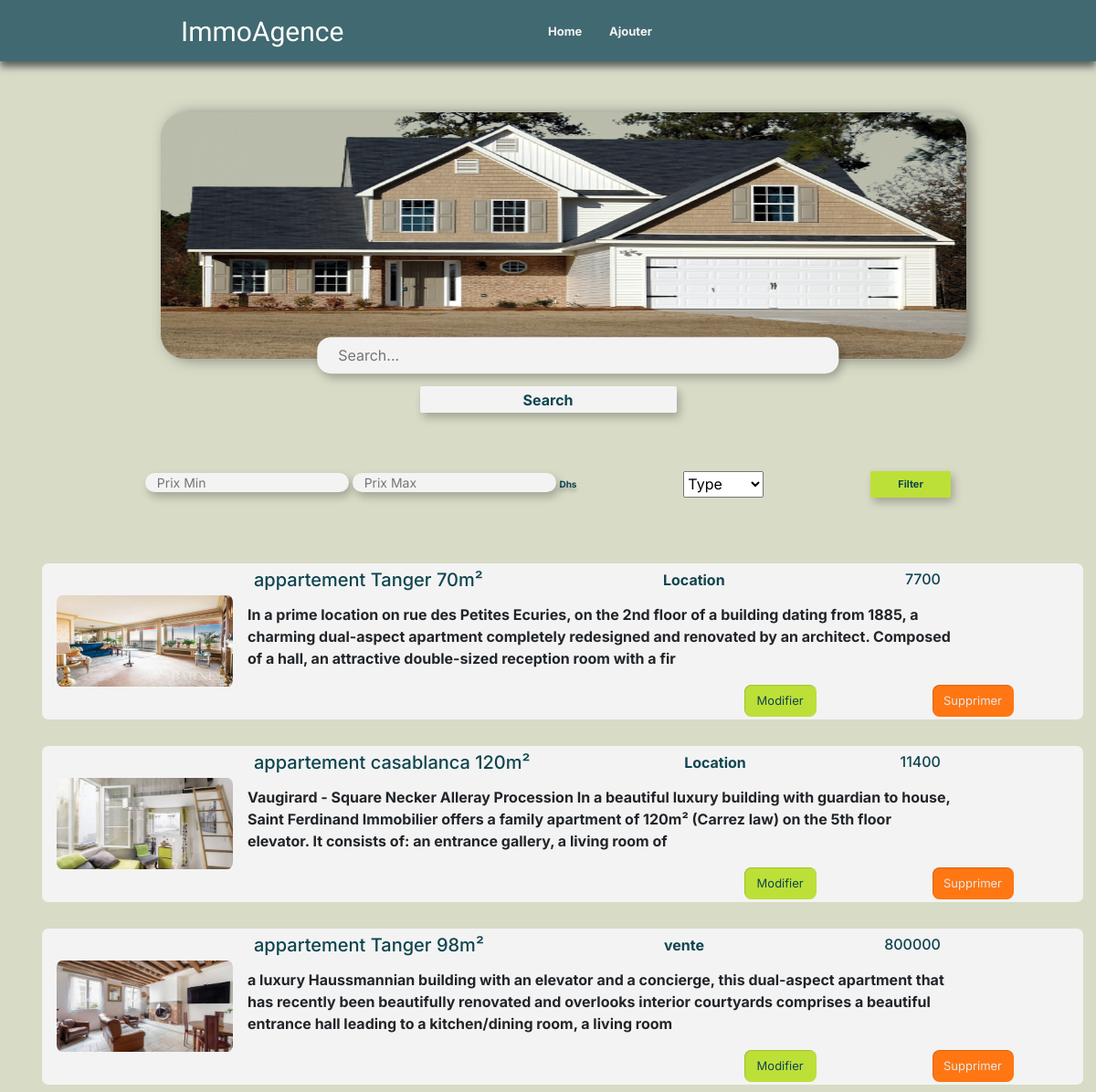
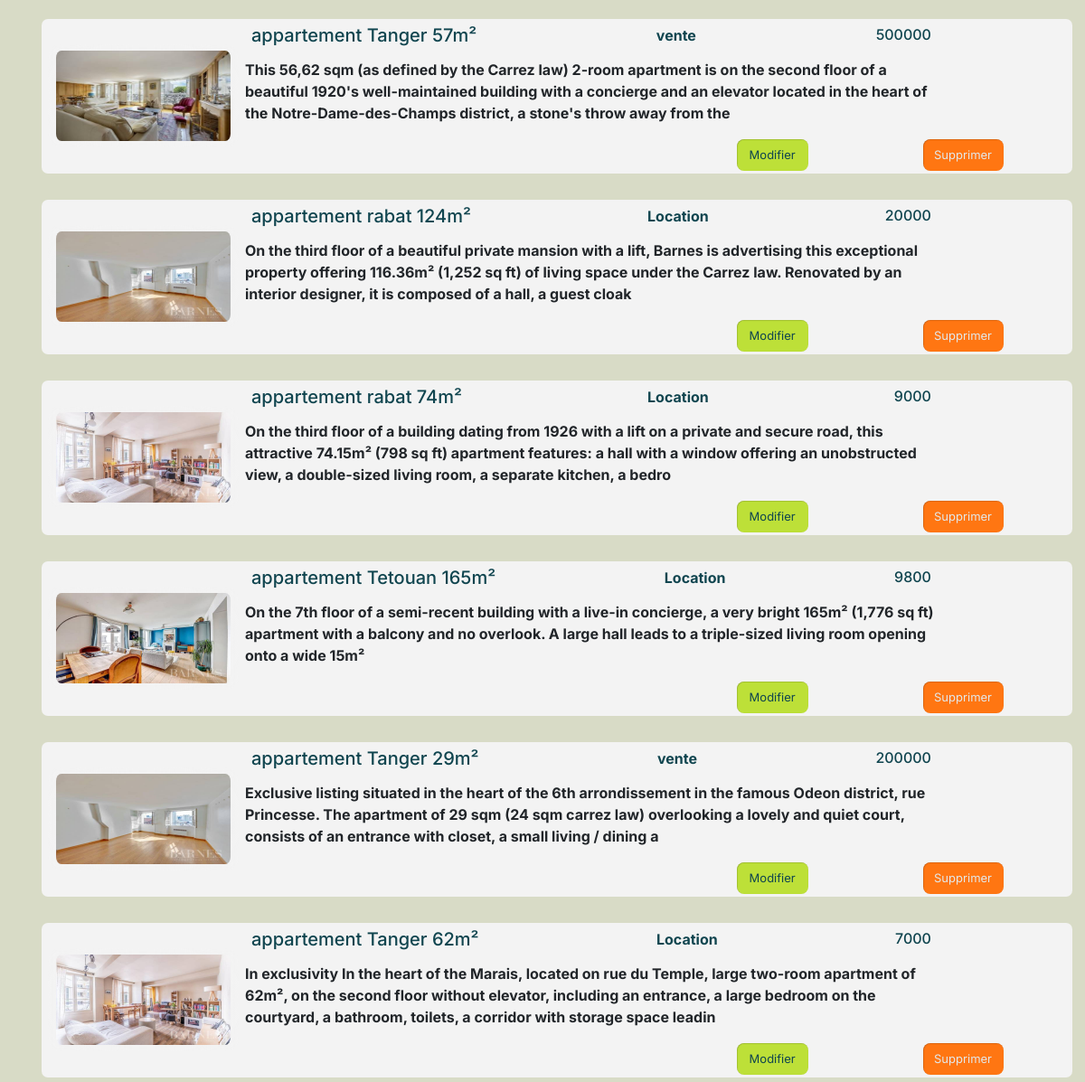
The page / on the database its author committed (2 pictures, top to bottom).
### tables this page shows
CREATE TABLE `annonce` (
  `id` int(11) NOT NULL,
  `titre` varchar(255) NOT NULL,
  `image` varchar(255) NOT NULL,
  `description` text NOT NULL,
  `superficie` int(11) NOT NULL,
  `adresse` varchar(255) NOT NULL,
  `montant` decimal(50,0) NOT NULL,
  `date_annonce` date NOT NULL,
  `type_annonce` varchar(255) NOT NULL
);

### index.php (the view, shortened to what this page needs)
<?php include './navbar.php' ;?>
<body>
    <div class="container">
    <form action="" method="post">
        <div class="row">
            <div class="col">
                <div id="cover">
                <img src="./image/cover-img.png" alt="">
                    <div id="searching">
                        <input type="search" name="search" id="search" placeholder="Search...">
                    </div>
                    <input type="submit" name="Search" value="Search" id="btn-search">
                </div>
            </div>
            <div class="col">
                <div id="filtering">
                    <div>
                        <input type="number" name="minPrix" id="min" placeholder="Prix Min">
                        <input type="number" name="maxPrix" id="max" placeholder="Prix Max">
                        <span>Dhs</span>
                    </div>
                    <select name="Type" id="select">
                        <option selected>Type</option>
                    </select>
                    <input type="submit" value="Filter" name='filter' id="btn-filter">
                </div>
            </div>
        </form>
    </div>
        <div class="row ">
        <?php
            include('./config/config.php');
            $keyword = $_POST['search'];
            $sql = "SELECT * FROM `annonce` WHERE titre like '%$keyword%'";
                $res = mysqli_query($connect, $sql);
                while ($champ = mysqli_fetch_assoc($res))
                {
                    echo "
                        <div class='cart col-sm-12 col-md-12 col-lg-12 '>
                            <div class='cart'>
                                <img class='detail-img' src='".$champ['image']."' alt='Card image cap'>
                                <div class='detail-body'>
                                    <div class='title-dh'>
                                        <h5 class='card-title'>".$champ['titre']."</h5>
                                        <h7 class='card-title'>".$champ['type_annonce']."</h7>
                                        <h6 class='card-title'> ".$champ['montant']."</h6>
                                    </div>
                                    <div class='descrip'>
                                        <p>".$champ['description']."</p>
                                    </div>
                                    <div class='btns'>
                                        <form method='get' action='modifier.php'>
                                            <button class='btn btn-modifier' name='id' value='".$champ['id']. "'>Modifier</button>
                                        </form>
                                        <form method='get' action='./delete.php'>
                                            <button class='btn btn-supprimer' name='id' value='".$champ['id']."' >Supprimer</button>
                                        </form>
                                    </div>
                                </div>
                            </div>
                        </div>
                    ";
                }
        ?>
        </div>
</body>
</html>

### navbar.php (shortened to what this page needs)
<!DOCTYPE html>
<html lang="en">
<head>
    <link rel="stylesheet" type="text/css" href="style.css">
    <link href="https://cdn.jsdelivr.net/npm/bootstrap@5.0.2/dist/css/bootstrap.min.css" rel="stylesheet"></head>
<header>
<nav class="navbar navbar-expand-lg ">
  <div class="container-fluid">
    <a class="logo" href="index.php">ImmoAgence</a>
    <div class="" id="navbarNav">
      <ul>
        <li>
          <a class="home" aria-current="page" href="annoncessite.php">Home</a>
        </li>
        <li>
          <a class="ajoute" href="ajouter.php">Ajouter</a>
        </li>
      </ul>
    </div>
  </div>
</nav>
</header>

### style.css (style rules this page uses)
* { margin: 0 0; padding: 0 0; }
body { background-color: rgba(163, 171, 120, 0.42) !important; height: 51rem; font-family: 'Inter'; font-style: normal; font-weight: 700; }
nav.navbar { width: 100%; height: 67px; background: #406971; box-shadow: 0px 6px 8px rgba(61, 67, 68, 0.81); }
.logo { width: 219px; height: 34px; text-decoration: none; margin-left: 186px; font-family: 'Imperial Script'; font-weight: 400; font-size: 30px; line-height: 36px; color: #FFFFFF; }
ul { list-style: none; }
a.home { position: absolute; width: 40px; height: 14px; text-decoration: none; font-weight: 700; font-size: 13px; line-height: 16px; color: #F3F3F3; }
span { font-weight: 700; font-size: 10px; line-height: 8px; color: #10454F; text-shadow: 0px 4px 4px rgba(0, 0, 0, 0.25); }
a.ajoute { position: absolute; width: 40px; height: 14px; text-decoration: none; font-weight: 700; font-size: 13px; line-height: 16px; margin: 0px 67px; color: #F3F3F3; }
div#navbarNav { display: flex; flex-direction: row; position: absolute; right: 50%; }
#cover { height: 50%; left: 12%; background: rgba(160, 160, 148, 0.53); box-shadow: 6px 1px 15px rgba(66, 66, 66, 0.57); border-radius: 27px; top: 55.7px; }
img { width: 100%; height: 174px; background: url(pexels-pixabay-164558-removebg-preview.png); backdrop-filter: blur(44.5px); border-radius: 27px; }
#cover, img { position: relative; width: 882.32px; height: 270.78px; right: 0px; }
#searching { position: absolute; top: 50%; left: 0; transform: translate(30%, 278%); }
input#search { width: 571px; height: 40px; background: #F3F3F3; box-shadow: 3px 5px 10px rgba(0, 0, 0, 0.25); border-radius: 15px; border: none; padding-left: 23px; }
#btn-search { width: 281px; height: 29px; background: #F3F3F3; box-shadow: 3px 5px 10px rgba(0, 0, 0, 0.25); border-radius: 2px; border: none; position: absolute; right: 36%; top: 111%; color: #10454F; font-weight: 700; font-size: 16px; line-height: 10px; }
div#filtering { display: flex; flex-direction: row; position: relative; top: 613%; justify-content: space-evenly; }
input#min, input#max { background: #F3F3F3; box-shadow: 3px 5px 10px rgba(0, 0, 0, 0.25); border-radius: 15px; border: none; padding-left: 13px; font-size: 14px; }
input#btn-filter { width: 88px; position: relative; border: none; height: 29px; background: #BDE038; box-shadow: 3px 5px 10px rgba(0, 0, 0, 0.25); border-radius: 2px; font-weight: 700; font-size: 11px; line-height: 16px; color: #10454F; }

### rows shown on the page
annonce: image (picture), titre "appartement Tanger 70m²", type_annonce "Location", montant "7700", description "In a prime location on rue des Petites Ecuries, on the 2nd floor of a building dating from 1885, a charming dual-aspect apartment completely redesigned and renovated by an architect. Composed of a hall, an attractive double-sized reception room with a fir", $champ['id'] 1 (drawn)
annonce: image (picture), titre "appartement casablanca 120m²", type_annonce "Location", montant "11400", description "Vaugirard - Square Necker Alleray Procession In a beautiful luxury building with guardian to house, Saint Ferdinand Immobilier offers a family apartment of 120m² (Carrez law) on the 5th floor elevator. It consists of: an entrance gallery, a living room of", $champ['id'] 2 (drawn)
annonce: image (picture), titre "appartement Tanger 98m²", type_annonce "vente", montant "800000", description "a luxury Haussmannian building with an elevator and a concierge, this dual-aspect apartment that has recently been beautifully renovated and overlooks interior courtyards comprises a beautiful entrance hall leading to a kitchen/dining room, a living room", $champ['id'] 4 (drawn)
annonce: image (picture), titre "appartement Tanger 57m²", type_annonce "vente", montant "500000", description "This 56,62 sqm (as defined by the Carrez law) 2-room apartment is on the second floor of a beautiful 1920's well-maintained building with a concierge and an elevator located in the heart of the Notre-Dame-des-Champs district, a stone's throw away from the", $champ['id'] 5 (drawn)
annonce: image (picture), titre "appartement rabat 124m²", type_annonce "Location", montant "20000", description "On the third floor of a beautiful private mansion with a lift, Barnes is advertising this exceptional property offering 116.36m² (1,252 sq ft) of living space under the Carrez law. Renovated by an interior designer, it is composed of a hall, a guest cloak", $champ['id'] 6 (drawn)
annonce: image (picture), titre "appartement rabat 74m²", type_annonce "Location", montant "9000", description "On the third floor of a building dating from 1926 with a lift on a private and secure road, this attractive 74.15m² (798 sq ft) apartment features: a hall with a window offering an unobstructed view, a double-sized living room, a separate kitchen, a bedro", $champ['id'] 7 (drawn)
annonce: image (picture), titre "appartement Tetouan 165m²", type_annonce "Location", montant "9800", description "On the 7th floor of a semi-recent building with a live-in concierge, a very bright 165m² (1,776 sq ft) apartment with a balcony and no overlook. A large hall leads to a triple-sized living room opening onto a wide 15m²", $champ['id'] 8 (drawn)
annonce: image (picture), titre "appartement Tanger 29m²", type_annonce "vente", montant "200000", description "Exclusive listing situated in the heart of the 6th arrondissement in the famous Odeon district, rue Princesse. The apartment of 29 sqm (24 sqm carrez law) overlooking a lovely and quiet court, consists of an entrance with closet, a small living / dining a", $champ['id'] 9 (drawn)
annonce: image (picture), titre "appartement Tanger 62m²", type_annonce "Location", montant "7000", description "In exclusivity In the heart of the Marais, located on rue du Temple, large two-room apartment of 62m², on the second floor without elevator, including an entrance, a large bedroom on the courtyard, a bathroom, toilets, a corridor with storage space leadin", $champ['id'] 10 (drawn)
